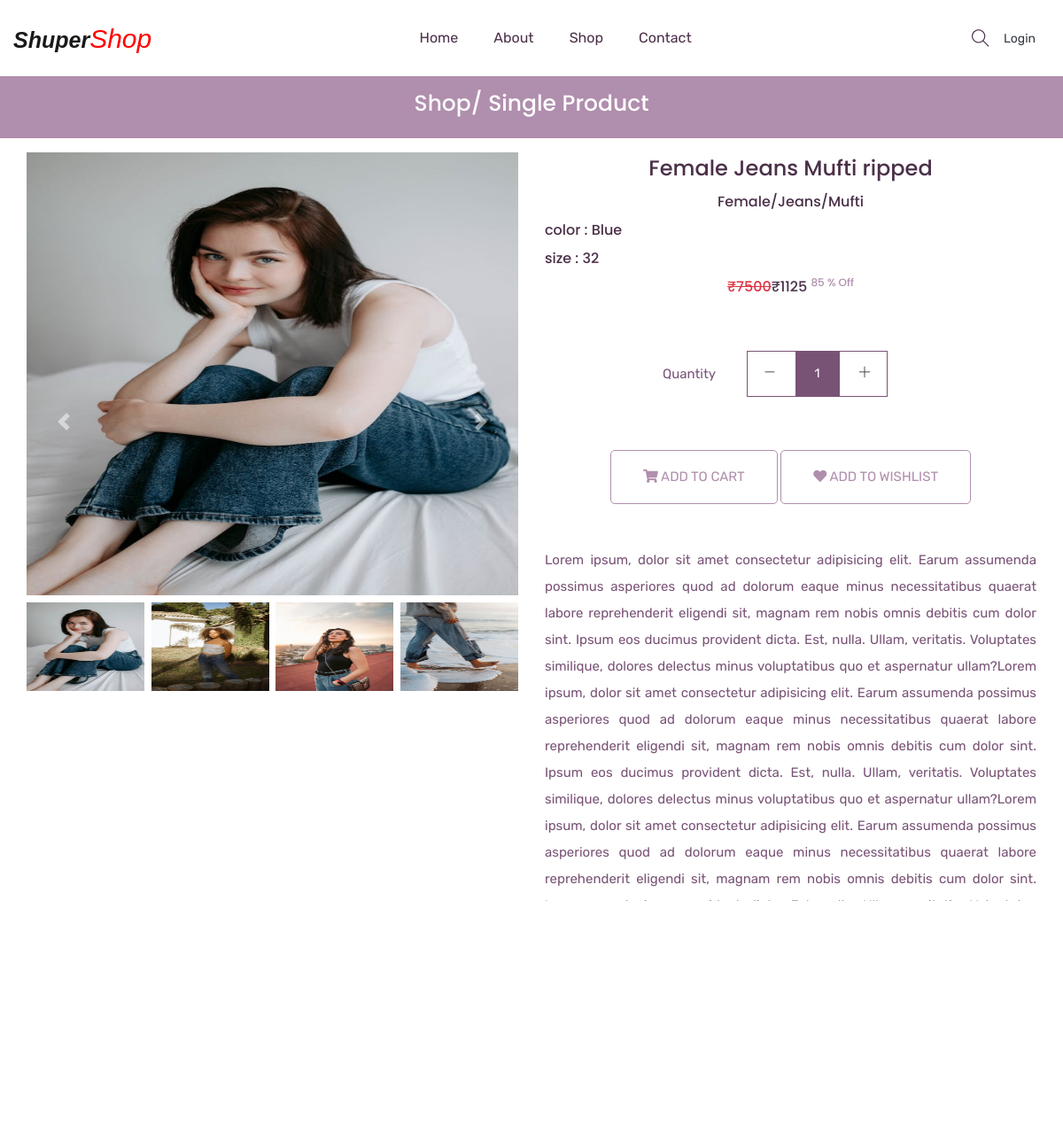
/single-product/9/, run on the app's committed database.
### mainApp/models.py (models this page shows, shortened)
class Product(models.Model):
    id = models.AutoField(primary_key=True)
    name = models.CharField(max_length=30)
    maincategory = models.ForeignKey(Maincategory,on_delete=models.CASCADE)
    subcategory = models.ForeignKey(Subcategory,on_delete=models.CASCADE)
    brand = models.ForeignKey(Brand,on_delete=models.CASCADE)
    baseprice = models.IntegerField()
    discount = models.IntegerField()
    finalprice = models.IntegerField()
    stock = models.BooleanField(default=True)
    color = models.CharField(max_length=30)
    size = models.CharField(max_length=10)
    description = models.TextField(default="")
    pic1 = models.ImageField(upload_to="uploads/product")
    pic2 = models.ImageField(upload_to="uploads/product",default=None,blank=True,null=True)
    pic3 = models.ImageField(upload_to="uploads/product",default=None,blank=True,null=True)
    pic4 = models.ImageField(upload_to="uploads/product",default=None,blank=True,null=True)

class Maincategory(models.Model):
    id = models.AutoField(primary_key=True)
    name = models.CharField(max_length=30,unique=True)

class Subcategory(models.Model):
    id = models.AutoField(primary_key=True)
    name = models.CharField(max_length=30,unique=True)

class Brand(models.Model):
    id = models.AutoField(primary_key=True)
    name = models.CharField(max_length=30,unique=True)
    pic = models.ImageField(upload_to="uploads/brand")

### mainApp/views.py (the view)
# urls.py: path('single-product/<int:id>/', mainApp.singleProductPage,name="single-product"),
def singleProductPage(Request,id):
    product = Product.objects.get(id=id)
    return render(Request,"single-product.html",{'product':product})

### mainApp/templates/single-product.html (shortened to what this page needs)
{% extends 'index.html' %}
{% load static %}
{% block body %}
    <section class="breadcrumb_part">
      <div class="container">
          <div class="row">
              <div class="col-lg-12">
                  <div class="breadcrumb_iner">
                      <h2><a href="/shop/All/All/All" class="text-light">Shop</a>/ Single product</h2>
                  </div>
              </div>
          </div>
      </div>
  </section>
  <section class="product_list pt-3">
    <div class="container">
      <div class="row justify-content-center">
        <div class="col-md-6">
          <div id="carouselExampleIndicators" class="carousel slide" data-ride="carousel">
            <div class="carousel-inner">
                <div class="carousel-item active">
                    <img src="{{product.pic1.url}}" style="height:500px;width: 100%;" class="d-block w-100" alt="...">
                </div>
            </div>
            <div class="d-flex justify-content-between mt-2">
                <img src="{{product.pic1.url}}" data-target="#carouselExampleIndicators" data-slide-to="0" height="100px" width="24%" alt="">
                {% if product.pic2 %}
                <img src="{{product.pic2.url}}" data-target="#carouselExampleIndicators" data-slide-to="1" height="100px" width="24%" alt="">
                {% endif %}
                {% if product.pic3 %}
                <img src="{{product.pic3.url}}" data-target="#carouselExampleIndicators" data-slide-to="2" height="100px" width="24%" alt="">
                {% endif %}
                {% if product.pic4 %}
                <img src="{{product.pic4.url}}" data-target="#carouselExampleIndicators" data-slide-to="3" height="100px" width="24%" alt="">
                {% endif %}
            </div>
            <a class="carousel-control-prev" href="#carouselExampleIndicators" role="button" data-slide="prev">
                <span class="carousel-control-prev-icon" aria-hidden="true"></span>
            </a>
            <a class="carousel-control-next" href="#carouselExampleIndicators" role="button" data-slide="next">
                <span class="carousel-control-next-icon" aria-hidden="true"></span>
            </a>
        </div>
        </div>
        <div class="col-md-6">
          <div class="single_product_text text-center">
            <h3>{{product.name}}</h3>
            <h5>{{product.maincategory.name}}/{{product.subcategory.name}}/{{product.brand.name}}</h5>
            <h5 class="text-left">color : {{product.color}}</h5>
            <h5 class="text-left">size : {{product.size}}</h5>
            <h5><del class="text-danger">&#8377;{{product.baseprice}}</del>&#8377;{{product.finalprice}} <sup>{{product.discount}} % Off</sup></h5>
            <form action="{% url 'add-to-cart' %}" method="post">
            <div class="card_area">
                <div class="product_count_area">
                    <p>Quantity</p>
                    <div class="product_count d-inline-block">
                        <span class="product_count_item inumber-decrement"> <i class="ti-minus"></i></span>
                        <input class="product_count_item input-number" type="text" name="qty" value="1" min="1">
                        <span class="product_count_item number-increment"> <i class="ti-plus"></i></span>
                    </div>
                </div>
              <div class="add_to_cart mb-5">
                  <button type="submit" class="btn_3"><i class="fa fa-shopping-cart"></i> add to cart</button>
                  <a type="submit" class="btn_3" href="/add-to-wishlist/{{product.id}}/"><i class="fa fa-heart"></i> add to Wishlist</a>
              </div>
            </div>
            <p class="text-justify">{{product.description}}</p>
          </div>
        </div>
      </div>
    </div>
{% endblock %}

### mainApp/templates/index.html (shortened to what this page needs)
{% load static %}
<!doctype html>
<html lang="en">
<head>
    <link rel="stylesheet" href="{% static 'css/bootstrap.min.css' %}">
    <link rel="stylesheet" href="{% static 'css/animate.css' %}">
    <link rel="stylesheet" href="{% static 'css/owl.carousel.min.css' %}">
    <link rel="stylesheet" href="{% static 'css/all.css' %}">
    <link rel="stylesheet" href="{% static 'css/flaticon.css' %}">
    <link rel="stylesheet" href="{% static 'css/themify-icons.css' %}">
    <link rel="stylesheet" href="{% static 'css/magnific-popup.css' %}">
    <link rel="stylesheet" href="{% static 'css/slick.css' %}">
    <link rel="stylesheet" href="{% static 'css/style.css' %}">
</head>
<body>
    <header class="main_menu home_menu">
        <div class="container-fluid">
            <div class="row align-items-center justify-content-center">
                <div class="col-lg-12">
                    <nav class="navbar navbar-expand-lg navbar-light">
                        <a class="navbar-brand logo-text" href="{% url 'home' %}">Shuper<span>Shop</span></a>
                        <div class="collapse navbar-collapse main-menu-item" id="navbarSupportedContent">
                            <ul class="navbar-nav">
                                <li class="nav-item">
                                    <a class="nav-link" href="{% url 'home' %}">Home</a>
                                </li>
                                <li class="nav-item">
                                    <a class="nav-link" href="{% url 'about' %}">about</a>
                                </li>
                                <li class="nav-item">
                                    <a class="nav-link" href="/shop/All/All/All">Shop</a>
                                </li>
                                <li class="nav-item">
                                    <a class="nav-link" href="{% url 'contact' %}">Contact</a>
                                </li>
                            </ul>
                        </div>
                        <div class="hearer_icon d-flex align-items-center">
                            <a id="search_1" href="javascript:void(0)"><i class="ti-search"></i></a>
                            <ul>
                                {% if request.user.is_authenticated %}
                                <li class="nav-item dropdown">
                                    <a class="nav-link dropdown-toggle text-dark" href="#" id="navbarDropdown_2"
                                        role="button" data-toggle="dropdown" aria-haspopup="true" aria-expanded="false">
                                        {{request.user.username}}
                                    </a>
                                    <div class="dropdown-menu" aria-labelledby="navbarDropdown_2">
                                        <a class="dropdown-item" href="{% url 'profile' %}">Pofile</a>
                                        <a class="dropdown-item" href="{% url 'cart' %}">Cart</a>
                                        <a class="dropdown-item" href="{% url 'checkout' %}">Checkout</a>
                                        <a class="dropdown-item" href="{% url 'logout' %}">Logout</a>
                                    </div>
                                </li>
                                {% else %}
                                <li class="nav-item">
                                    <a class="nav-link text-dark" href="{% url 'login' %}"> Login </a>
                                </li>
                                {% endif %}
                            </ul>
                        </div>
                    </nav>
                </div>
            </div>
        </div>
    </header>
    {% block body %}{% endblock %}
    <hr>
    <footer class="footer_part subscribe_part">
        <div class="footer_iner">
            <div class="container-fliud">
                <div class="row justify-content-between align-items-center">
                    <div class="col-lg-8">
                        <div class="footer_menu">
                            <div class="footer_logo">
                              <a class="navbar-brand logo-text text-light" href="{% url 'home' %}">Shuper<span>Shop</span></a>
                            </div>
                            <div class="footer_menu_item">
                                <a class="text-light" href="{% url 'home' %}">Home</a>
                                <a class="text-light" href="{% url 'about' %}">About</a>
                                <a class="text-light" href="/shop/All/All/All">Shop</a>
                                <a class="text-light" href="{% url 'contact' %}">Contact</a>
                            </div>
                        </div>
                    </div>
                    <div class="col-lg-4">
                        <div class="social_icon">
                            <a href="#"><i class="fab fa-facebook-f"></i></a>
                            <a href="#"><i class="fab fa-instagram"></i></a>
                            <a href="#"><i class="fab fa-google-plus-g"></i></a>
                            <a href="#"><i class="fab fa-linkedin-in"></i></a>
                        </div>
                    </div>
                    <div class="row footer_menu_item">
                        <div class="col-lg-12">
                            <div class="copyright_text">
                                <div class="copyright_link">
                                    <a class="text-light" href="#">Turms & Conditions</a>
                                    <a class="text-light" href="#">Privicy and Policy</a>
                                    <a class="text-light" href="#">Refund Policy</a>
                                    <a class="text-light" href="#">FAQ</a>
                                </div>
                            </div>
                        </div>
                    </div>
                </div>
            </div>
        </div>
    </footer>
</body>
</html>

### mainApp/static/css/all.css (style rules this page uses)
.logo-text { font-weight:bold; font-weight: italic; font-size: 25px; font-style: italic; font-family:sans-serif; }
.logo-text span { font-weight:light; font-weight: normal; font-size: 30px; color:red; font-style: italic; }
.fa, .fas, .far, .fal, .fab { -moz-osx-font-smoothing: grayscale; -webkit-font-smoothing: antialiased; display: inline-block; font-style: normal; font-variant: normal; text-rendering: auto; line-height: 1; }
.fa-facebook-f:before { content: "\f39e"; }
.fa-google-plus-g:before { content: "\f0d5"; }
.fa-heart:before { content: "\f004"; }
.fa-instagram:before { content: "\f16d"; }
.fa-linkedin-in:before { content: "\f0e1"; }
.fa-shopping-cart:before { content: "\f07a"; }
.fab { font-family: 'Font Awesome 5 Brands'; }
.fa, .fas { font-family: 'Font Awesome 5 Free'; font-weight: 900; }

### data on the page
Product: pic1 (picture), pic2 (picture), pic3 (picture), pic4 (picture), name "Female Jeans Mufti ripped", maincategory.name "Female", subcategory.name "Jeans", brand.name "Mufti", color "Blue", size "32", baseprice "7500", finalprice "1125", discount "85", description "Lorem ipsum, dolor sit amet consectetur adipisicing elit. Earum assumenda possimus asperiores quod ad dolorum eaque minus necessitatibus quaerat labore reprehenderit eligendi sit, magnam rem nobis omnis debitis cum dolor sint. Ipsum eos ducimus provident dicta. Est, nulla. Ullam, veritatis. Voluptates similique, dolores delectus minus voluptatibus quo et aspernatur ullam?Lorem ipsum, dolor sit amet consectetur adipisicing elit. Earum assumenda possimus asperiores quod ad dolorum eaque minus necessitatibus quaerat labore reprehenderit eligendi sit, magnam rem nobis omnis debitis cum dolor sint. Ipsum eos ducimus provident dicta. Est, nulla. Ullam, veritatis. Voluptates similique, dolores…"
